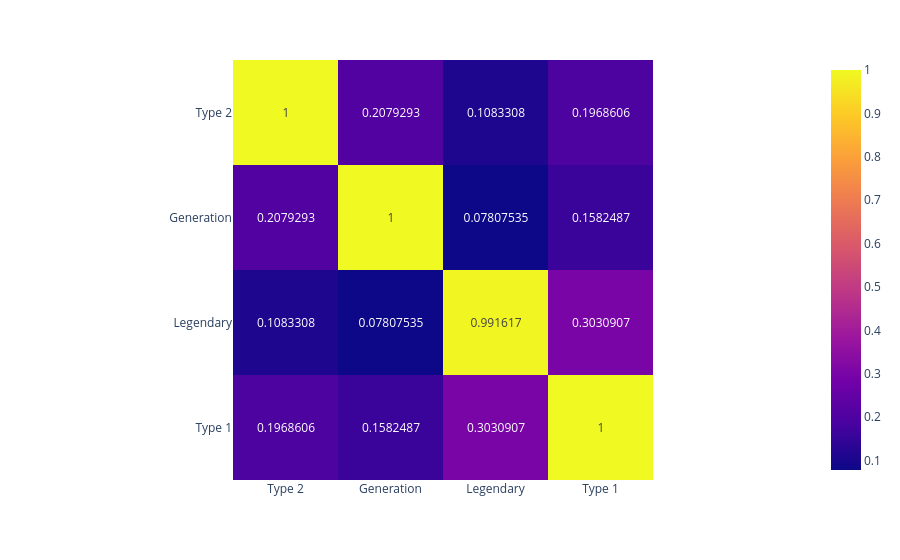

Notebook source saved alongside this figure:
### Markdown cell above
## Heatmaps for qualitative correlations

### Code cell
#git clone https://github.com/ayanatherate/dfcorrs.git
#cd dfcorrs 
#pip install -r requirements.txt
#%pip install nbformat
from dfcorrs.cramersvcorr import Cramers
cram=Cramers()
#cram.corr(df_pokemon)
cram.corr(df_pokemon, plot_htmp=True)

### Figure 1 — Plotly figure (JSON) as saved in the notebook; plotly's stock layout.template omitted (floating-point values rounded to 4 significant figures)
{"data": [{"coloraxis": "coloraxis", "hovertemplate": "x: %{x}<br>y: %{y}<br>color: %{z}<extra></extra>", "name": "0", "texttemplate": "%{z}", "type": "heatmap", "x": ["Type 2", "Generation", "Legendary", "Type 1"], "xaxis": "x", "y": ["Type 2", "Generation", "Legendary", "Type 1"], "yaxis": "y", "z": [[1.0, 0.2079, 0.1083, 0.1969], [0.2079, 1.0, 0.07808, 0.1582], [0.1083, 0.07808, 0.9916, 0.3031], [0.1969, 0.1582, 0.3031, 1.0]]}], "layout": {"coloraxis": {"colorscale": [[0, "#0d0887"], [0.1111, "#46039f"], [0.2222, "#7201a8"], [0.3333, "#9c179e"], [0.4444, "#bd3786"], [0.5556, "#d8576b"], [0.6667, "#ed7953"], [0.7778, "#fb9f3a"], [0.8889, "#fdca26"], [1, "#f0f921"]]}, "margin": {"t": 60}, "xaxis": {"anchor": "y", "constrain": "domain", "domain": [0, 1], "scaleanchor": "y"}, "yaxis": {"anchor": "x", "autorange": "reversed", "constrain": "domain", "domain": [0, 1]}}}
